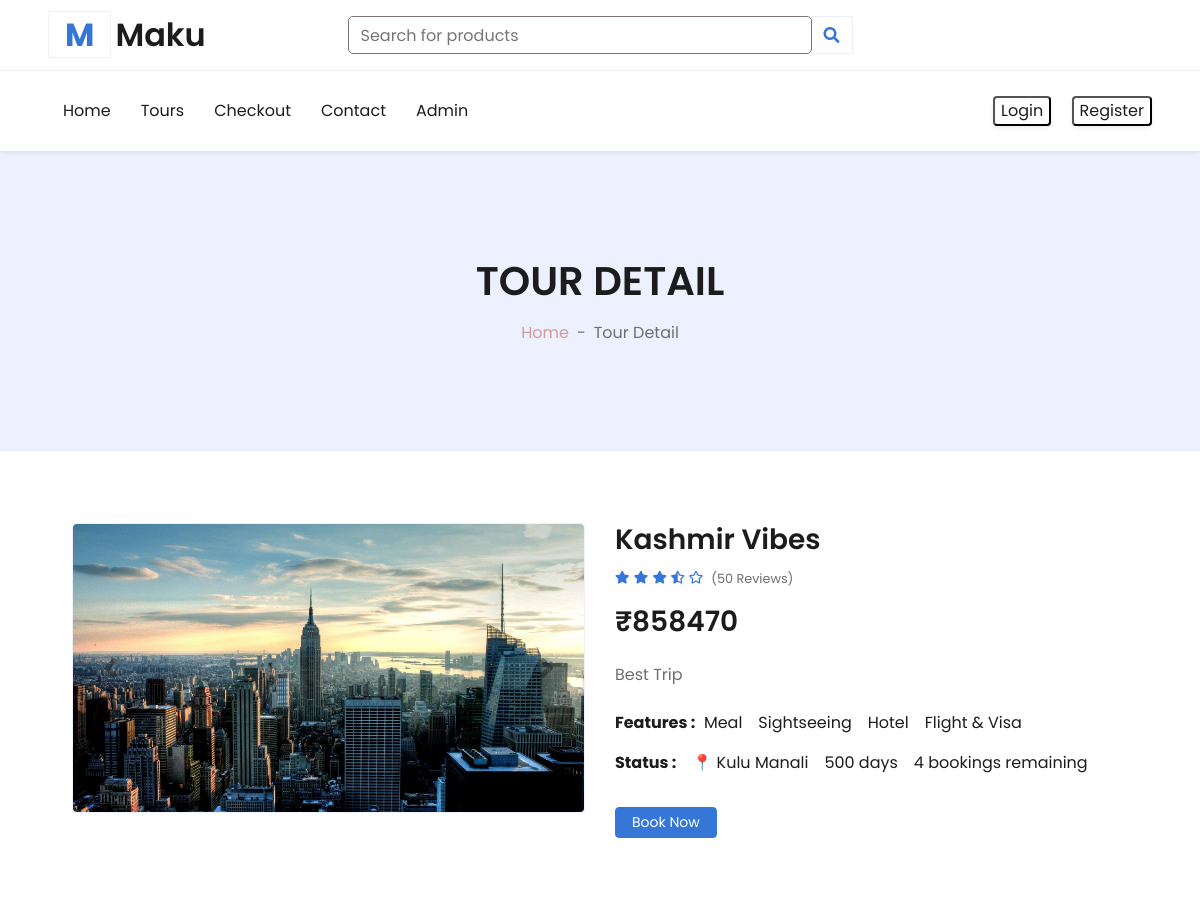
The page /detail.php?id=13 (upper part) on the database as committed earlier.
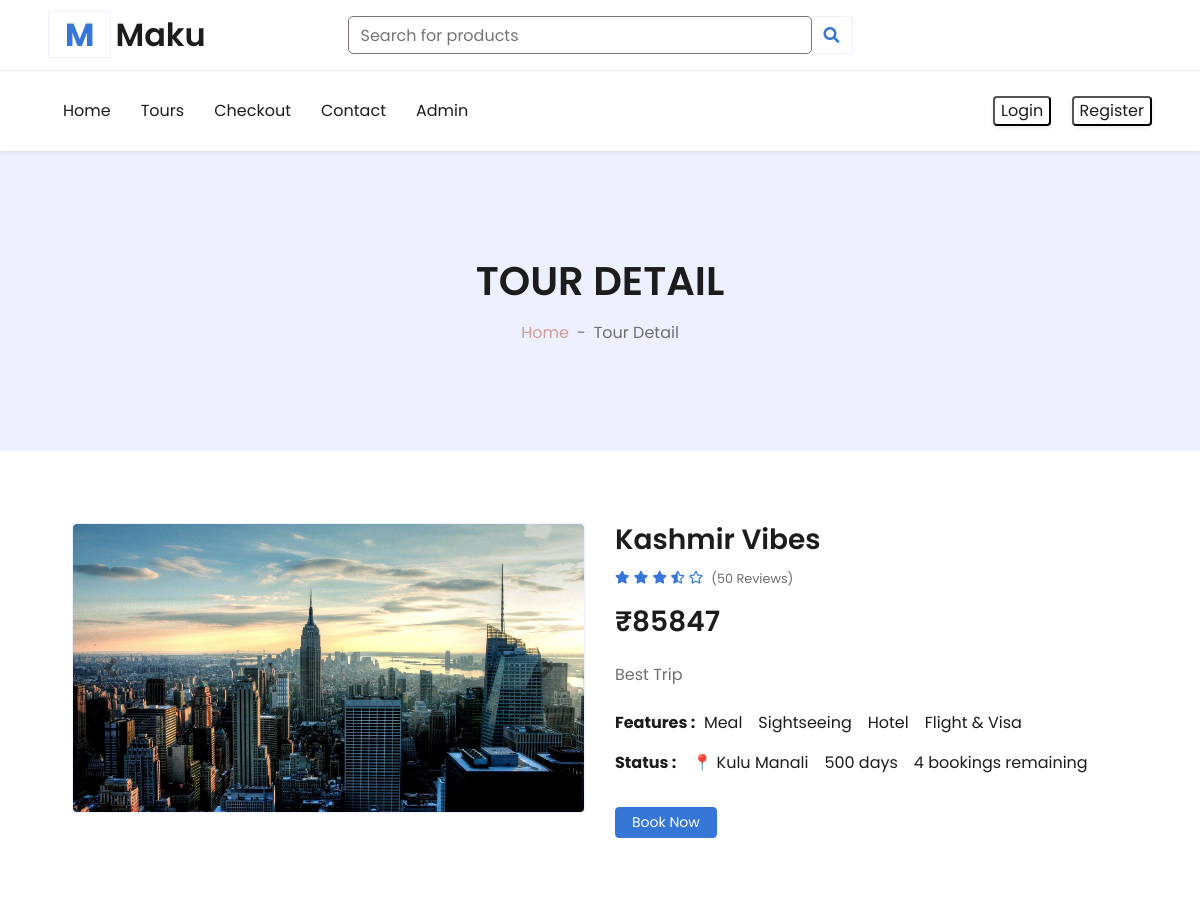
The same page on the database as committed later.
### tables this page shows
CREATE TABLE `tours` (
  `id` int(11) NOT NULL,
  `feature_name` varchar(50) NOT NULL,
  `package_type` varchar(50) NOT NULL,
  `speciality_tour` varchar(50) NOT NULL,
  `days` int(11) NOT NULL,
  `price` int(11) NOT NULL,
  `location` varchar(50) NOT NULL,
  `description` varchar(400) NOT NULL,
  `quantity` int(11) NOT NULL,
  `status` tinyint(4) DEFAULT 1,
  `removed` int(11) NOT NULL DEFAULT 0
);

### admin/inc/db_config.php (called while the page is built, shortened)
<?php
    function select($sql, $values, $datatypes)
    {
        $con = $GLOBALS['con'];
        if($stmt = mysqli_prepare($con, $sql))
        {
            mysqli_stmt_bind_param($stmt, $datatypes,...$values);
            if(mysqli_stmt_execute($stmt)){
                $res = mysqli_stmt_get_result($stmt);
                return $res;
            }
            else{
                mysqli_stmt_close($stmt);
                die("Query cannot be executed - Select");
            }
        }
        else{
            die("Query cannot be prepared - Select");
        }
    }
?>

### detail.php (the view, shortened to what the changed rows need)
<!DOCTYPE html>
<html lang="en">
<head>
    <link href="https://cdnjs.cloudflare.com/ajax/libs/font-awesome/5.10.0/css/all.min.css" rel="stylesheet">
    <link href="lib/owlcarousel/assets/owl.carousel.min.css" rel="stylesheet">
    <link href="css/style.css" rel="stylesheet">
</head>
<body>
    <?php
    include('include/header.php');
    ?>
    <?php
    $data = filteration($_GET);
    $tour_res = select("SELECT * FROM `tours` WHERE `id`=? AND `status`=? AND `removed`=?", [$data['id'], 1, 0], 'iii');
    $tour_data = mysqli_fetch_assoc($tour_res);
    $book_btn = "<button id='myBtn' disabled class='btn btn-sm bg-success rounded shadow-none'>Book Now</button>";
    if (!$contact_m['shutdown']) {
        $login = 0;
        $book_btn = "<button onclick='checkLoginToBook($login, $tour_data[id])' class='btn btn-primary btn-sm px-3 shadow-none rounded'>Book Now</button>";
    }
    ?>
    <div class="container-fluid bg-secondary mb-5">
        <div class="d-flex flex-column align-items-center justify-content-center" style="min-height: 300px">
            <h1 class="font-weight-semi-bold text-uppercase mb-3">Tour Detail</h1>
        </div>
    </div>
    <div class="container-fluid p-4">
        <div class="row px-xl-5">
            <div class="col-lg-6 pb-5">
                <h3 class="font-weight-semi-bold"><?php echo $tour_data['feature_name'] ?></h3>
                <div class="d-flex mb-3">
                    <div class="text-primary mr-2">
                    </div>
                    <small class="pt-1">(50 Reviews)</small>
                </div>
                <h3 class="font-weight-semi-bold mb-4">₹<?php echo $tour_data['price'] ?></h3>
                <p class="mb-4"><?php echo $tour_data['description'] ?></p>
                <?php
                $fea_q = mysqli_query($con, "SELECT f.name FROM `features` f
                    INNER JOIN `tour_features` tfea ON f.sr_no = tfea.features_id
                    WHERE tfea.tour_id = '$tour_data[id]'");
                $features_data = "";
                while ($fea_row = mysqli_fetch_assoc($fea_q)) {
                    $features_data .= "<span class='text-dark custom-control-inline me-1 p-0'>$fea_row[name]</span>";
                }
                echo <<<features
                        <div class="d-flex">
                            <p class="text-dark"><b>Features :</b></p>&nbsp&nbsp
                            $features_data
                        </div>
                    features;
                ?>
                <div class="d-flex mb-4">
                    <p class="text-dark font-weight-medium mb-0 mr-3"><b>Status :</b></p>
                    <span class='text-dark custom-control-inline me-1 p-0'> 📍 <?php echo $tour_data['location'] ?></span>
                    <span class='text-dark custom-control-inline me-1 p-0'><?php echo $tour_data['days'] ?> days</span>
                    <span class='text-dark custom-control-inline me-1 p-0'><?php echo $tour_data['quantity'] ?> bookings remaining</span>
                </div>
                <?php
                echo <<<book
                        <div class="d-flex align-items-center mb-4 pt-2">
                            $book_btn
                        </div>
                    book;
                ?>
            </div>
        </div>
    </div>
</body>
</html>

Rows that differ between the two databases and show on the page:
changed tours "Kashmir Vibes": price "858470" → "85847"
